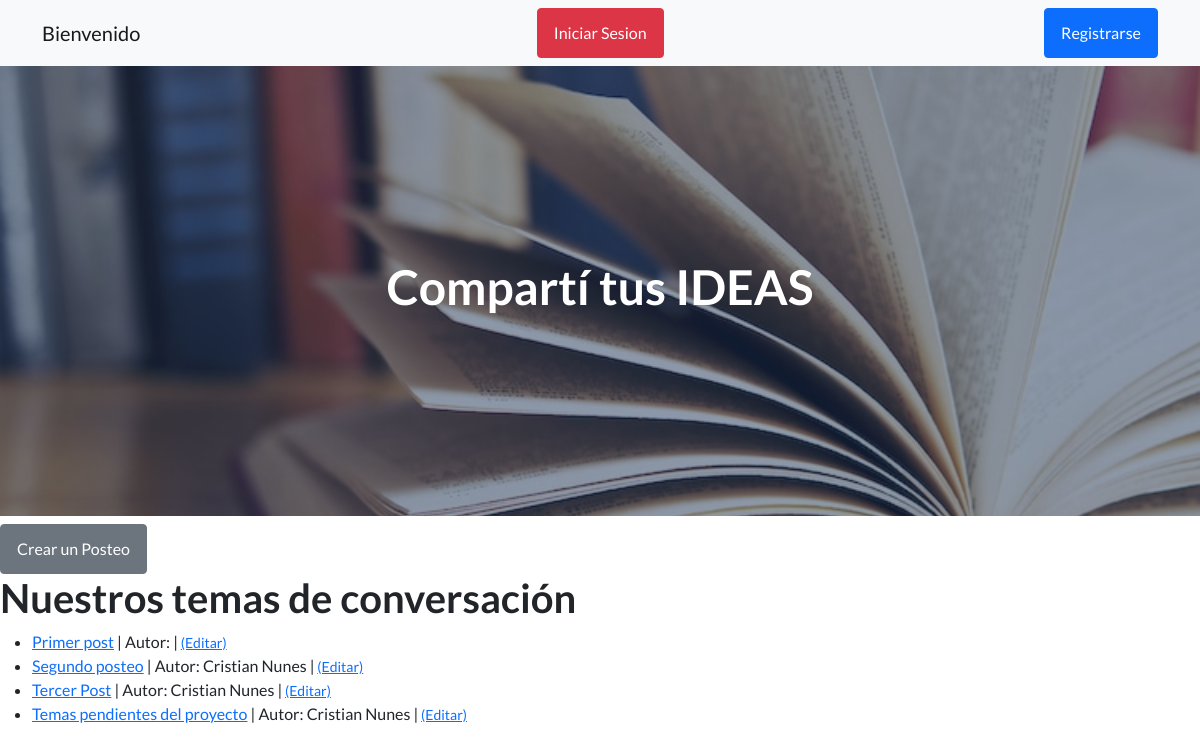
The app's page /app_biblioteca/social/, older data.
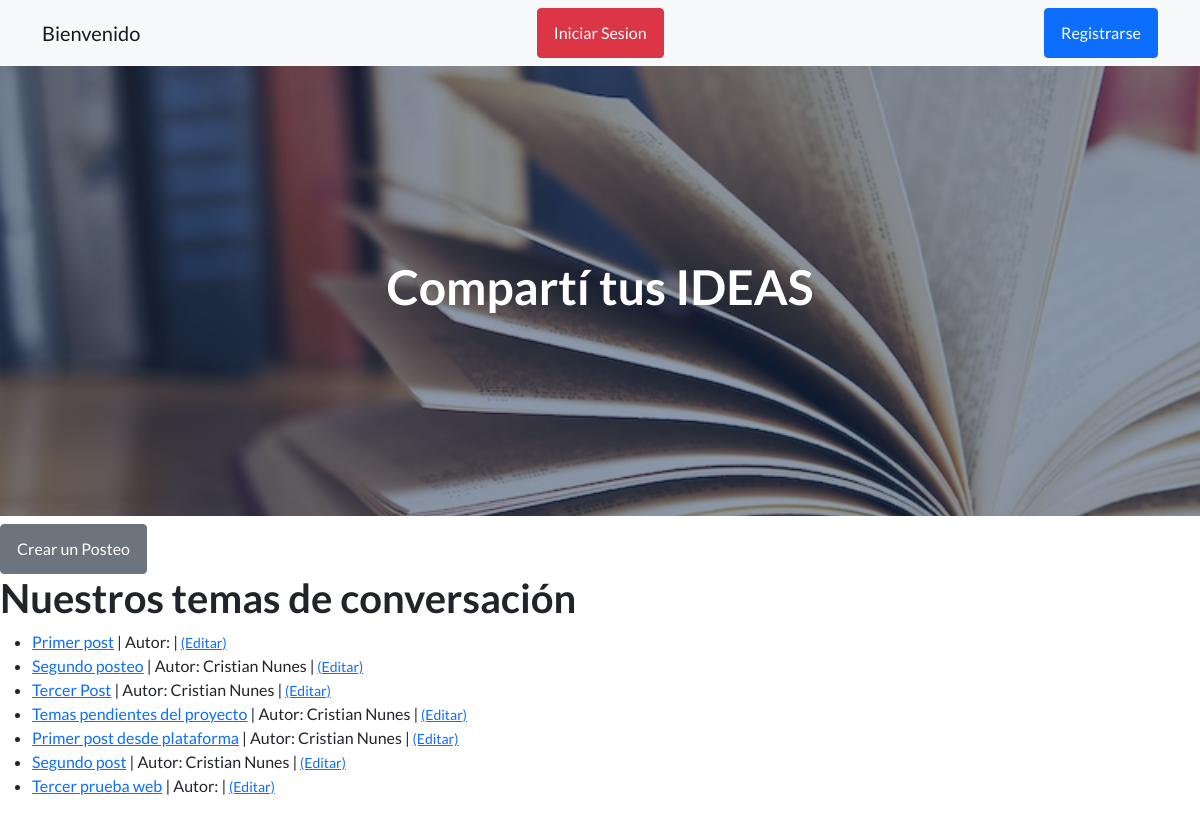
The same page, newer data.
### app_biblioteca/models.py (models this page shows, shortened)
class Post(models.Model):
    titulo = models.CharField(max_length=255)
    autor = models.ForeignKey(User, on_delete=models.CASCADE)
    body = models.TextField()

### app_biblioteca/views.py (the view)
# urls.py: path('social/', HomeView.as_view(), name='social' ),
class HomeView(ListView):
    model = Post
    template_name = 'app_biblioteca/social.html'

### app_biblioteca/templates/app_biblioteca/social.html
{% extends 'app_biblioteca/inicio.html' %}
{% load static %}
{% block titulo %}
<h1>Compartí tus IDEAS</h1>
{% endblock %}
{% block contenido_que_cambia %}
<a class="btn btn-secondary" href="{% url 'agregar_post' %}">Crear un Posteo</a>
<h1>Nuestros temas de conversación</h1>
<ul>
{% for post in object_list %}
    <li><a href="{% url 'article_detail' post.pk %}">{{ post.titulo }}</a> | Autor: {{ post.autor.first_name }} {{ post.autor.last_name}} |<small> <a href="{% url 'editar_post' post.pk %}">(Editar)</a></small>
    </li>
{% endfor %}
</ul>
{% endblock %}

### app_biblioteca/templates/app_biblioteca/inicio.html (shortened to what this page needs)
<!DOCTYPE html>
<html lang="en">
    <head>
        {% load static %}
        <link href="https://cdn.jsdelivr.net/npm/bootstrap-icons@1.5.0/font/bootstrap-icons.css" rel="stylesheet" type="text/css" />
        <link href="{% static 'app_biblioteca/css/styles.css' %}" rel="stylesheet" />
    </head>
    <body>
        <nav class="navbar navbar-light bg-light static-top">
            <div class="container">
                {% if not request.user.is_authenticated %}
                <a class="navbar-brand" href="{% url 'inicio' %}">Bienvenido</a>
                <a class="btn btn-danger" href="{% url 'login' %}">Iniciar Sesion</a>
                <a class="btn btn-primary" href="{% url 'register' %}">Registrarse</a>
                {% endif %}
            </div>
        </nav>
        <header class="masthead"style="background-image: url({% static 'app_biblioteca/assets/img/libros.jpg' %})">
            <div class="container position-relative">
                <div class="row justify-content-center">
                    <div class="col-xl-6">
                        <div class="text-center text-white">
                            {% block titulo %}{% endblock %}
                        </div>
                    </div>
                </div>
            </div>
        </header>
        {% block contenido_que_cambia %}{% endblock %}
    </body>
</html>

Row changes from the older to the newer data that the page shows:
added Post: titulo "Primer post desde plataforma", autor.first_name "Cristian", autor.last_name "Nunes"
added Post: titulo "Segundo post", autor.first_name "Cristian", autor.last_name "Nunes"
added Post: titulo "Tercer prueba web"
